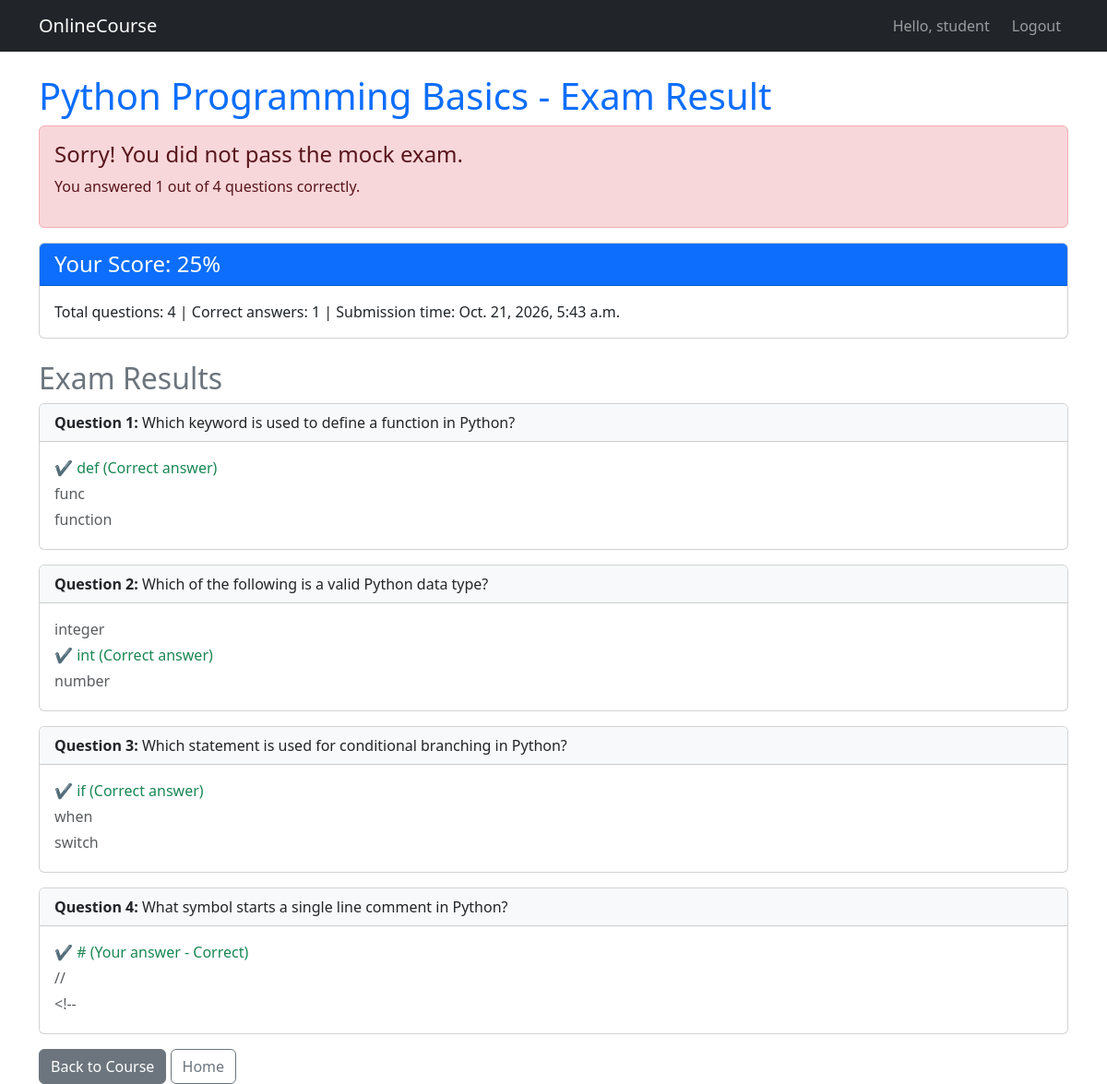
The app's page /course/2/result/ (signed in) with its own data.
### onlinecourse/models.py (models this page shows, shortened)
class Course(models.Model):
    name = models.CharField(null=False, max_length=30, default='online course')
    description = models.CharField(null=False, max_length=255, default='online course description')

class Submission(models.Model):
    enroll = models.ForeignKey(Enrollment, on_delete=models.CASCADE)
    choices = models.ManyToManyField(Choice)
    submit_time = models.DateTimeField(default=timezone.now)
    def get_total_questions(self):
        return Question.objects.filter(lesson__course=self.enroll.course).count()
    def get_correct_answers(self):
        return self.choices.filter(is_correct=True).count()
    def get_score(self):
        total_questions = self.get_total_questions()
        if total_questions == 0:
            return 0
        return int(self.get_correct_answers() * 100 / total_questions)

class Question(models.Model):
    question_text = models.CharField(null=False, max_length=200, default='question')
    lesson = models.ForeignKey(Lesson, on_delete=models.CASCADE)
    def get_choices(self):
        return Choice.objects.filter(question=self)

class Choice(models.Model):
    question = models.ForeignKey(Question, on_delete=models.CASCADE)
    choice_text = models.CharField(null=False, max_length=200, default='choice')
    is_correct = models.BooleanField(default=False)

### onlinecourse/views.py (the view)
# urls.py: path('course/<int:submission_id>/result/', views.show_exam_result, name='show_exam_result'),
@login_required
def show_exam_result(request, submission_id):
    submission = get_object_or_404(Submission, pk=submission_id)
    course = submission.enroll.course
    questions = Question.objects.filter(lesson__course=course)
    selected_choices = submission.choices.all()
    total_questions = submission.get_total_questions()
    correct_answers = submission.get_correct_answers()
    score = submission.get_score()
    context = {
        'submission': submission,
        'course': course,
        'question_list': questions,
        'choices': selected_choices,
        'total_questions': total_questions,
        'correct_answers': correct_answers,
        'score': score,
    }
    return render(request, 'onlinecourse/exam_result_bootstrap.html', context)

### onlinecourse/templates/onlinecourse/exam_result_bootstrap.html
{% extends "onlinecourse/base.html" %}
{% block content %}
<div class="row">
    <div class="col-md-12">
        <h1 class="text-primary">{{ course.name }} - Exam Result</h1>
    </div>
</div>
<div class="row">
    <div class="col-md-12">
        {% if score > 50 %}
        <div class="alert alert-success" id="congratulations">
            <h4 class="alert-heading">Congratulations! You passed the mock exam.</h4>
            <p>You answered {{ correct_answers }} out of {{ total_questions }} questions correctly.</p>
        </div>
        {% else %}
        <div class="alert alert-danger" id="failed">
            <h4 class="alert-heading">Sorry! You did not pass the mock exam.</h4>
            <p>You answered {{ correct_answers }} out of {{ total_questions }} questions correctly.</p>
        </div>
        {% endif %}
    </div>
</div>
<div class="row">
    <div class="col-md-12">
        <div class="card mb-4">
            <div class="card-header bg-primary text-white">
                <h4 class="mb-0">Your Score: {{ score }}%</h4>
            </div>
            <div class="card-body">
                <p class="mb-0">Total questions: {{ total_questions }} |
                   Correct answers: {{ correct_answers }} |
                   Submission time: {{ submission.submit_time }}</p>
            </div>
        </div>
    </div>
</div>
<div class="row">
    <div class="col-md-12">
        <h2 class="text-secondary">Exam Results</h2>
        {% for question in question_list %}
        <div class="card mb-3">
            <div class="card-header bg-light">
                <strong>Question {{ forloop.counter }}:</strong> {{ question.question_text }}
            </div>
            <div class="card-body">
                {% for choice in question.get_choices %}
                {% if choice in choices %}
                    {% if choice.is_correct %}
                    <p class="text-success mb-1">&#10004; {{ choice.choice_text }} (Your answer - Correct)</p>
                    {% else %}
                    <p class="text-danger mb-1">&#10008; {{ choice.choice_text }} (Your answer - Incorrect)</p>
                    {% endif %}
                {% else %}
                    {% if choice.is_correct %}
                    <p class="text-success mb-1">&#10004; {{ choice.choice_text }} (Correct answer)</p>
                    {% else %}
                    <p class="text-muted mb-1">{{ choice.choice_text }}</p>
                    {% endif %}
                {% endif %}
                {% endfor %}
            </div>
        </div>
        {% endfor %}
        <a href="{% url 'onlinecourse:course_details' course.id %}" class="btn btn-secondary">Back to Course</a>
        <a href="{% url 'onlinecourse:index' %}" class="btn btn-outline-secondary">Home</a>
    </div>
</div>
{% endblock %}

### onlinecourse/templates/onlinecourse/base.html (shortened to what this page needs)
{% load static %}
<!DOCTYPE html>
<html lang="en">
<head>
    <link href="https://cdn.jsdelivr.net/npm/bootstrap@5.3.0/dist/css/bootstrap.min.css" rel="stylesheet">
</head>
<body>
<nav class="navbar navbar-expand-lg navbar-dark bg-dark mb-4">
    <div class="container">
        <a class="navbar-brand" href="{% url 'onlinecourse:index' %}">OnlineCourse</a>
        <div class="navbar-nav ms-auto">
            {% if user.is_authenticated %}
                <span class="navbar-text me-3">Hello, {{ user.username }}</span>
                <a class="nav-link" href="{% url 'onlinecourse:logout' %}">Logout</a>
            {% else %}
                <a class="nav-link" href="{% url 'onlinecourse:login' %}">Login</a>
            {% endif %}
        </div>
    </div>
</nav>
<div class="container">
    {% block content %}
    {% endblock %}
</div>
</body>
</html>

### records on screen
Course: name "Python Programming Basics"
Submission: submit_time "Oct. 21, 2026, 5:43 a.m."
Question: question_text "Which keyword is used to define a function in Python?"
Choice: choice_text "def"
Choice: choice_text "func"
Choice: choice_text "function"
Question: question_text "Which of the following is a valid Python data type?"
Choice: choice_text "integer"
Choice: choice_text "int"
Choice: choice_text "number"
Question: question_text "Which statement is used for conditional branching in Python?"
Choice: choice_text "if"
Choice: choice_text "when"
Choice: choice_text "switch"
Question: question_text "What symbol starts a single line comment in Python?"
Choice: choice_text "#"
Choice: choice_text "//"
Choice: choice_text "<!--"

### other values on screen
{{ user.username }} "student"
{{ correct_answers }} "1"
{{ total_questions }} "4"
{{ score }} "25"
